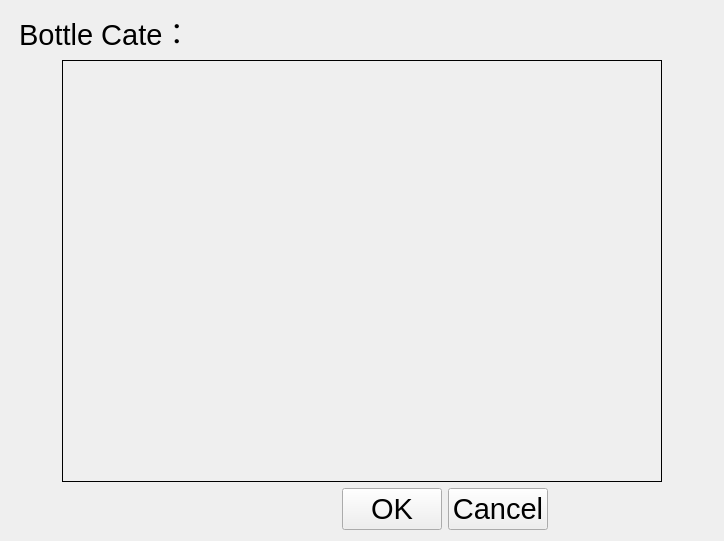
<?xml version="1.0" encoding="UTF-8"?>
<ui version="4.0">
 <class>Widget_CameraPosition</class>
 <widget class="QWidget" name="Widget_CameraPosition">
  <property name="geometry">
   <rect>
    <x>0</x>
    <y>0</y>
    <width>724</width>
    <height>541</height>
   </rect>
  </property>
  <property name="font">
   <font>
    <pointsize>22</pointsize>
   </font>
  </property>
  <property name="windowTitle">
   <string>Widget_CameraPosition</string>
  </property>
  <layout class="QVBoxLayout" name="verticalLayout">
   <item>
    <widget class="QLabel" name="label_Cate">
     <property name="sizePolicy">
      <sizepolicy hsizetype="Preferred" vsizetype="Minimum">
       <horstretch>0</horstretch>
       <verstretch>0</verstretch>
      </sizepolicy>
     </property>
     <property name="text">
      <string> Bottle Cate：</string>
     </property>
    </widget>
   </item>
   <item>
    <layout class="QHBoxLayout" name="horizontalLayout_2">
     <item>
      <spacer name="horizontalSpacer_4">
       <property name="orientation">
        <enum>Qt::Horizontal</enum>
       </property>
       <property name="sizeHint" stdset="0">
        <size>
         <width>40</width>
         <height>20</height>
        </size>
       </property>
      </spacer>
     </item>
     <item>
      <widget class="QWidget" name="widget_CameraPosition" native="true">
       <property name="sizePolicy">
        <sizepolicy hsizetype="Expanding" vsizetype="Expanding">
         <horstretch>0</horstretch>
         <verstretch>0</verstretch>
        </sizepolicy>
       </property>
       <property name="minimumSize">
        <size>
         <width>600</width>
         <height>0</height>
        </size>
       </property>
       <property name="styleSheet">
        <string notr="true">border:1px solid black</string>
       </property>
      </widget>
     </item>
     <item>
      <spacer name="horizontalSpacer_2">
       <property name="orientation">
        <enum>Qt::Horizontal</enum>
       </property>
       <property name="sizeHint" stdset="0">
        <size>
         <width>40</width>
         <height>20</height>
        </size>
       </property>
      </spacer>
     </item>
    </layout>
   </item>
   <item>
    <layout class="QHBoxLayout" name="horizontalLayout">
     <item>
      <spacer name="horizontalSpacer_3">
       <property name="orientation">
        <enum>Qt::Horizontal</enum>
       </property>
       <property name="sizeHint" stdset="0">
        <size>
         <width>40</width>
         <height>20</height>
        </size>
       </property>
      </spacer>
     </item>
     <item>
      <spacer name="horizontalSpacer_5">
       <property name="orientation">
        <enum>Qt::Horizontal</enum>
       </property>
       <property name="sizeHint" stdset="0">
        <size>
         <width>40</width>
         <height>20</height>
        </size>
       </property>
      </spacer>
     </item>
     <item>
      <widget class="QPushButton" name="pushButton_ok">
       <property name="minimumSize">
        <size>
         <width>100</width>
         <height>40</height>
        </size>
       </property>
       <property name="text">
        <string>OK</string>
       </property>
      </widget>
     </item>
     <item>
      <widget class="QPushButton" name="pushButton_Cancel">
       <property name="minimumSize">
        <size>
         <width>100</width>
         <height>40</height>
        </size>
       </property>
       <property name="text">
        <string>Cancel</string>
       </property>
      </widget>
     </item>
     <item>
      <spacer name="horizontalSpacer">
       <property name="orientation">
        <enum>Qt::Horizontal</enum>
       </property>
       <property name="sizeHint" stdset="0">
        <size>
         <width>40</width>
         <height>20</height>
        </size>
       </property>
      </spacer>
     </item>
    </layout>
   </item>
  </layout>
 </widget>
 <layoutdefault spacing="6" margin="11"/>
 <resources/>
 <connections/>
</ui>
